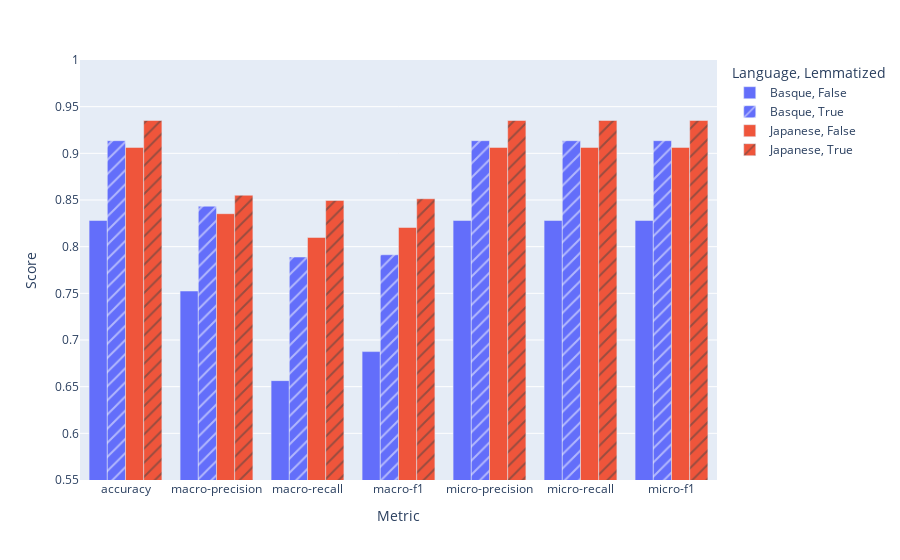

The notebook cell this image was saved under:
### Markdown cell above
### Basic Metrics

### Code cell
eval_metrics_df_ = eval_metrics_df[eval_metrics_df['Metric'] != 'perplexity']
fig = px.bar(eval_metrics_df_, x='Metric', y='Score', color='Language', pattern_shape='Lemmatized', barmode='group', range_y=[0.55, 1.])
fig.show()

### Figure 1 — Plotly figure (JSON) as saved in the notebook; plotly's stock layout.template omitted (floating-point values rounded to 4 significant figures)
{"data": [{"alignmentgroup": "True", "hovertemplate": "Language=Basque<br>Lemmatized=False<br>Metric=%{x}<br>Score=%{y}<extra></extra>", "legendgroup": "Basque, False", "marker": {"color": "#636efa", "pattern": {"shape": ""}}, "name": "Basque, False", "offsetgroup": "Basque, False", "orientation": "v", "showlegend": true, "textposition": "auto", "x": ["accuracy", "macro-precision", "macro-recall", "macro-f1", "micro-precision", "micro-recall", "micro-f1"], "xaxis": "x", "y": [0.828, 0.7525, 0.6565, 0.6876, 0.828, 0.828, 0.828], "yaxis": "y", "type": "bar"}, {"alignmentgroup": "True", "hovertemplate": "Language=Basque<br>Lemmatized=True<br>Metric=%{x}<br>Score=%{y}<extra></extra>", "legendgroup": "Basque, True", "marker": {"color": "#636efa", "pattern": {"shape": "/"}}, "name": "Basque, True", "offsetgroup": "Basque, True", "orientation": "v", "showlegend": true, "textposition": "auto", "x": ["accuracy", "macro-precision", "macro-recall", "macro-f1", "micro-precision", "micro-recall", "micro-f1"], "xaxis": "x", "y": [0.9136, 0.8434, 0.7889, 0.7913, 0.9136, 0.9136, 0.9136], "yaxis": "y", "type": "bar"}, {"alignmentgroup": "True", "hovertemplate": "Language=Japanese<br>Lemmatized=False<br>Metric=%{x}<br>Score=%{y}<extra></extra>", "legendgroup": "Japanese, False", "marker": {"color": "#EF553B", "pattern": {"shape": ""}}, "name": "Japanese, False", "offsetgroup": "Japanese, False", "orientation": "v", "showlegend": true, "textposition": "auto", "x": ["accuracy", "macro-precision", "macro-recall", "macro-f1", "micro-precision", "micro-recall", "micro-f1"], "xaxis": "x", "y": [0.9063, 0.8353, 0.8099, 0.8206, 0.9063, 0.9063, 0.9063], "yaxis": "y", "type": "bar"}, {"alignmentgroup": "True", "hovertemplate": "Language=Japanese<br>Lemmatized=True<br>Metric=%{x}<br>Score=%{y}<extra></extra>", "legendgroup": "Japanese, True", "marker": {"color": "#EF553B", "pattern": {"shape": "/"}}, "name": "Japanese, True", "offsetgroup": "Japanese, True", "orientation": "v", "showlegend": true, "textposition": "auto", "x": ["accuracy", "macro-precision", "macro-recall", "macro-f1", "micro-precision", "micro-recall", "micro-f1"], "xaxis": "x", "y": [0.9352, 0.8551, 0.8495, 0.8514, 0.9352, 0.9352, 0.9352], "yaxis": "y", "type": "bar"}], "layout": {"xaxis": {"anchor": "y", "domain": [0.0, 1.0], "title": {"text": "Metric"}}, "yaxis": {"anchor": "x", "domain": [0.0, 1.0], "title": {"text": "Score"}, "range": [0.55, 1.0]}, "legend": {"title": {"text": "Language, Lemmatized"}, "tracegroupgap": 0}, "margin": {"t": 60}, "barmode": "group"}}
